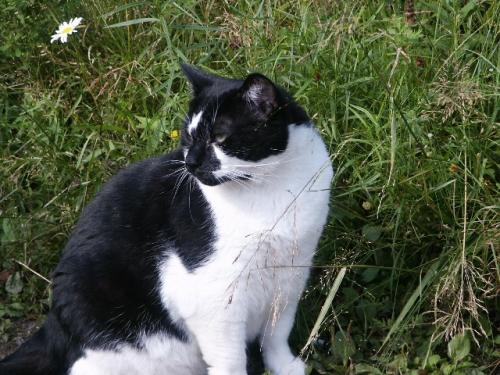
#> input picture Cat/10167.jpg, 500 x 375 px; its folder holds only this picture in this run
$ python loading_data.py
#> lines starting #> are read from the running program, lines starting #| are printed output that depends on the picture
import numpy as np
import os
import cv2
import pickle

from matplotlib import pyplot as plt


IMG_SIZE = 50
training_data = []
folder_names_list = ['Cat', 'Dog']

for folder_name in folder_names_list:
    path = os.path.join(os.getcwd(), folder_name)
    class_num = folder_names_list.index(folder_name)

    for img in os.listdir(path):
        try:
            img_array = cv2.imread(os.path.join(path, img), cv2.IMREAD_GRAYSCALE)
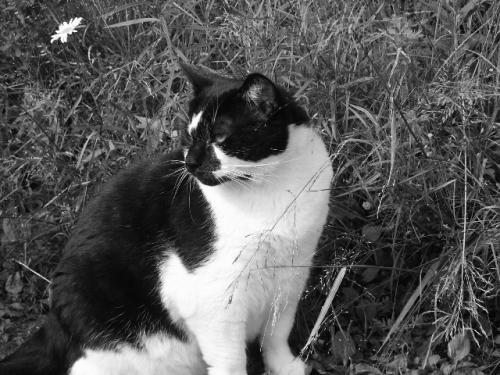
#> img_array: shape (375, 500); min 0, max 255, mean 87.1
            new_img = cv2.resize(img_array, (IMG_SIZE, IMG_SIZE))
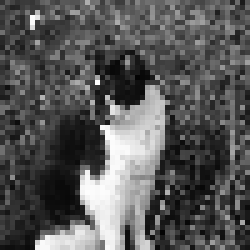
#> new_img: shape (50, 50) (shown 5 times larger); min 3, max 253, mean 87.5
#> (the run stopped early here; a loop or call above may not have finished)
